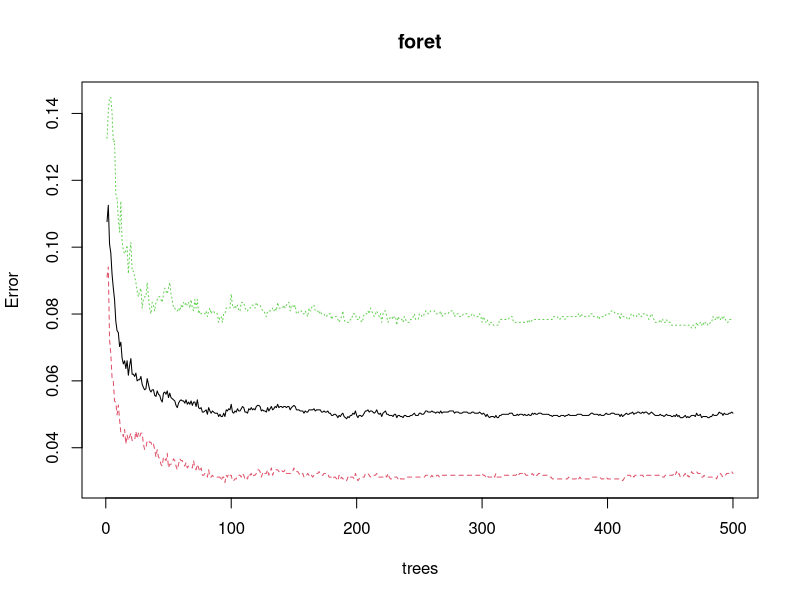

This chart was generated by the following R code: (Note: this script raises an error after producing the figure.)
## ---- chunk 1
library(kernlab)
data(spam)
summary(spam[,56:58])
## ---- chunk 2
set.seed(5678)
perm <- sample(4601,3000)
app <- spam[perm,]
valid <- spam[-perm,]
## ---- chunk 3
library(randomForest)
set.seed(1234)
foret <- randomForest(type~.,data=app)
foret
## ---- chunk 4
plot(foret)
## ---- chunk 5
tail(foret$err.rate)
## ---- chunk 6
grille.mtry <- data.frame(mtry=seq(1,57,by=3))
library(caret)
ctrl <- trainControl(method="oob")
library(doParallel)    # pour paralléliser
cl <- makePSOCKcluster(4)
registerDoParallel(cl)     
set.seed(12345)
sel.mtry <- train(type~.,data=app,method="rf",trControl=ctrl,tuneGrid=grille.mtry)
sel.mtry
stopCluster(cl)        ## fermeture des clusters
## ---- chunk 7
set.seed(5432)
foret1 <- randomForest(type~.,data=app,mtry=10)

prev.valid <- predict(foret1,newdata=valid)
prev.valid[1:10]

prob.valid <- predict(foret1,newdata=valid,type="prob")
prob.valid[1:10,]
## ---- chunk 8
set.seed(5432)
foret2 <- randomForest(type~.,data=app,xtest=valid[,-58],ytest=valid[,58],keep.forest=TRUE)
set.seed(891)
foret3 <- randomForest(type~.,data=app,mtry=10,xtest=valid[,-58],ytest=valid[,58],keep.forest=TRUE)
foret2
foret3
## ---- chunk 9
library(pROC)
prev2 <- predict(foret2,newdata=valid,type="prob")[,2]
roc2 <- roc(valid$type,prev2)
prev3 <- predict(foret3,newdata=valid,type="prob")[,2]
roc3 <- roc(valid$type,prev3)
plot(roc2,print.auc=TRUE,print.auc.cex=0.5,print.auc.x=0.4,print.auc.y=0.3)
plot(roc3,add=TRUE,col="red",print.auc=TRUE,print.auc.cex=0.5,print.auc.col="red",print.auc.x=0.4,print.auc.y=0.2)


library(rpart)
set.seed(12345)
arbre <- rpart(type~.,data=app,cp=0.0001)
library(tidyverse)
cp_opt <- arbre$cptable %>% as.data.frame() %>% filter(xerror==min(xerror)) %>% select(CP) %>% max() %>% as.numeric() 
arbre_sel <- prune(arbre,cp=cp_opt)
prev.arbre <- predict(arbre_sel,newdata=valid,type="prob")[,2]
roc.arbre <- roc(valid$type,prev.arbre)
plot(roc.arbre,add=TRUE,col="blue",print.auc=TRUE,print.auc.cex=0.5,print.auc.col="blue",print.auc.x=0.4,print.auc.y=0.1)
## ---- chunk 10
var.imp <- foret2$importance
ord <- order(var.imp,decreasing=TRUE)
barplot(sort(var.imp,decreasing = TRUE)[1:10],names.arg=rownames(var.imp)[ord][1:10],cex.names=0.4)
